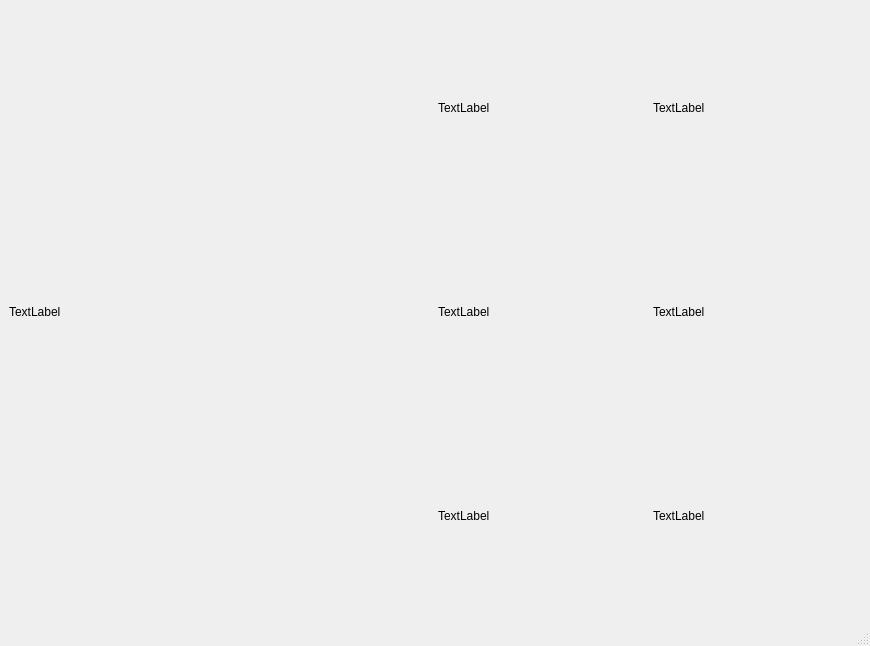
<?xml version="1.0" encoding="UTF-8"?>
<ui version="4.0">
 <class>MainWindow</class>
 <widget class="QMainWindow" name="MainWindow">
  <property name="geometry">
   <rect>
    <x>0</x>
    <y>0</y>
    <width>870</width>
    <height>646</height>
   </rect>
  </property>
  <property name="windowTitle">
   <string>프론 - 퍼스널컬러 추출</string>
  </property>
  <widget class="QWidget" name="centralwidget">
   <layout class="QHBoxLayout" name="horizontalLayout_2">
    <item>
     <layout class="QHBoxLayout" name="baseHorizontal">
      <item>
       <widget class="QLabel" name="facialRecogResultLabel">
        <property name="text">
         <string>TextLabel</string>
        </property>
       </widget>
      </item>
      <item>
       <layout class="QGridLayout" name="baseGrid">
        <item row="1" column="1">
         <widget class="QLabel" name="rightEyeLabel">
          <property name="text">
           <string>TextLabel</string>
          </property>
         </widget>
        </item>
        <item row="0" column="0">
         <widget class="QLabel" name="leftCheekLabel">
          <property name="text">
           <string>TextLabel</string>
          </property>
         </widget>
        </item>
        <item row="0" column="1">
         <widget class="QLabel" name="rightCheekLabel">
          <property name="text">
           <string>TextLabel</string>
          </property>
         </widget>
        </item>
        <item row="1" column="0">
         <widget class="QLabel" name="leftEyeLabel">
          <property name="text">
           <string>TextLabel</string>
          </property>
         </widget>
        </item>
        <item row="2" column="0">
         <widget class="QLabel" name="leftEyebrowLabel">
          <property name="text">
           <string>TextLabel</string>
          </property>
         </widget>
        </item>
        <item row="2" column="1">
         <widget class="QLabel" name="rightEyebrowLabel">
          <property name="text">
           <string>TextLabel</string>
          </property>
         </widget>
        </item>
       </layout>
      </item>
     </layout>
    </item>
   </layout>
  </widget>
  <widget class="QStatusBar" name="statusbar"/>
 </widget>
 <resources/>
 <connections/>
</ui>
